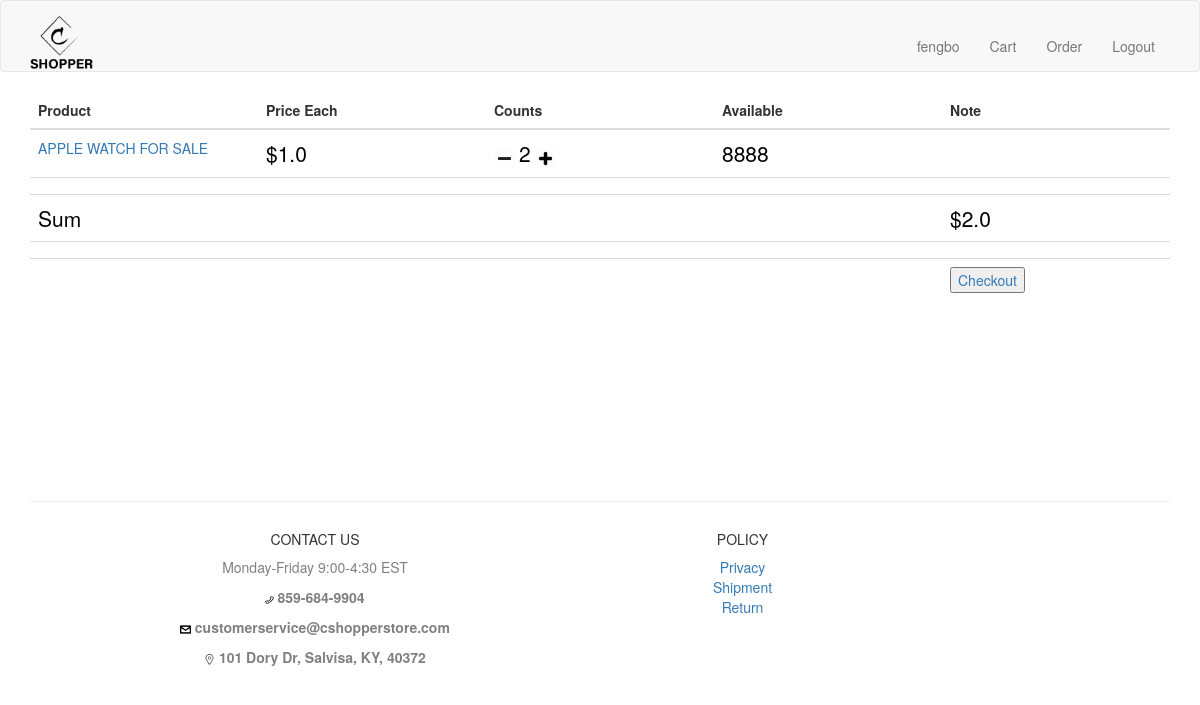
Page /showmycart (signed in) on the committed database.
### __init__.py (models this page shows, shortened)
class User(UserMixin, db.Model):
    id = db.Column(db.Integer, primary_key=True)
    username = db.Column(db.String(64), index=True, unique=True)
    email = db.Column(db.String(120), index=True, unique=True)
    password_hash = db.Column(db.String(128))
    '''
    mycart = db.relationship(
        'Products', secondary=shopingcart,
        primaryjoin=(shopingcart.c.user_id == id),
        secondaryjoin=(shopingcart.c.prd_id == Products.id),
        backref=db.backref('buyer', lazy='dynamic'), lazy='dynamic')
    '''
    '''
    def addtocart(self, prd):
        if not self.is_in_cart(prd):
            self.mycart.append(prd)

    def remove(self, prd):
        if self.is_in_cart(prd):
            self.mycart.remove(prd)

    def is_in_cart(self, prd):
        return self.mycart.filter(
            shopingcart.c.prd_id == prd.id).count() > 0

    def all_in_my_carts(self):
        return self.mycart.order_by(Products.name.asc()).all()
    '''

class Products(db.Model):
    id = db.Column(db.Integer, primary_key=True)
    name = db.Column(db.String(50))
    price = db.Column(db.Float)
    describe = db.Column(db.String(2000))
    imgname=db.Column(db.String(60))
    count= db.Column(db.Integer)

### __init__.py (the view)
@app.route('/showmycart')
@login_required
def showmycart():
    allprds_and_id = Cart.query.filter_by(user_id=current_user.id).all()
    allprds=[]
    sumprice=0.0
    for i in allprds_and_id:
        each=[]
        prd = Products.query.filter_by(id=i.prd_id).first()
        each.append(prd.name)
        each.append(prd.price)
        each.append(i.count)
        sumprice+=float(prd.price)*int(i.count)
        each.append(prd.count)
        if (prd.count==None) or (int(i.count) > int(prd.count)):
            each.append("{} Not avaiable!".format(i.count))
        else:
            each.append(" ")
        allprds.append(each)
    '''
    allprds=[]
    for i in allprd:
        oneresult=[]
        oneresult.append(i)
        prd = Products.query.filter_by(name=i.name).first()
        if prd.count!=None:
            oneresult.append(prd.count)
        else:
            oneresult.append(0)
        allprds.append(oneresult)

    '''
    return render_template('mycart.html', product=allprds,sumprice=round(sumprice,2))

### __init__.py (called while the page is built)
@login.user_loader
def load_user(id):
    return User.query.get(int(id))

### templates/mycart.html (shortened to what this page needs)
{% extends "base.html" %}
{% import 'bootstrap/wtf.html' as wtf %}
{% block app_content %}
  <div>
        <table class="table">
          <thead>
              <tr>
                <th scope="col">Product</th>
                <th scope="col">Price Each</th>
                <th scope="col">Counts</th>
                <th scope="col">Available</th>
                <th scope="col">Note</th>
              </tr>
          </thead>
          <tbody>
          {% if product %}
              {% for any in product %}
              <tr>
                <td  width=20%>
                  <a href="{{ url_for('product', productName=any[0]) }}">{{ any[0] }}</a>
                </td>
                <td width=20%>
                  <a style="font-size:150%; color:Black;">${{ any[1] }}</a>
                </td>
                <td width=20%>
                  <a href="{{ url_for('minusone', productName=any[0]) }}"><img  width=10% src="{{url_for('static', filename='minus.png')}}"/></a>
                  <a style="font-size:150%; color:Black;">{{ any[2] }}</a>
                  <a href="{{ url_for('plusone', productName=any[0]) }}"><img  width=10% src="{{url_for('static', filename='plus.png')}}"/> </a>
                </td>
                <td width=20%>
                  <a style="font-size:150%; color:Black;">{{ any[3] }}</a>
                </td >
                <td width=20%>
                </td>
              </tr>
              {% endfor %}
        {% endif %}
        <tr>
          <td>
          </td>
          <td>
          </td>
          <td>
          </td>
          <td>
          </td>
          <td>
          </td>
        </tr>
        <tr>
          <td> <a style="font-size:150%; color:Black;">Sum</a>
          </td>
          <td>
          </td>
          <td>
          </td>
          <td>
          </td>
          <td> <a style="font-size:150%; color:Black;">${{sumprice}}</a>
          </td>
        </tr>
        <tr>
            <td>
            </td>
            <td>
            </td>
            <td>
            </td>
            <td>
            </td>
            <td>
            </td>
          </tr>
        <tr>
            <td>
            </td>
            <td>
            </td>
            <td>
            </td>
            <td>
            </td>
            <td> <a href="{{ url_for('submittransac', sum=sumprice) }}"> <button type="button" >Checkout</button> </a>
            </td>
          </tr>
        </tbody>
        </table>
   </div>
{% endblock %}

### templates/base.html (shortened to what this page needs)
{% extends 'bootstrap/base.html' %}
{% block navbar %}
    <nav class="navbar navbar-default">
        <div class="container">
            <div class="navbar-header">
                <a class="navbar-brand" href="{{ url_for('index') }}"><img width="9%" src="{{url_for('static', filename='cshopper.png')}}"/></a>
            </div>
            <div class="collapse navbar-collapse" id="bs-example-navbar-collapse-1">
                <ul class="nav navbar-nav navbar-right">
		   <br>
                    {% if current_user.is_anonymous %}
                    <li><a href="{{ url_for('login') }}">Login</a></li>
                    {% else %}
                    <li><a >{{current_user.username}}</a></li>
                      {% if current_user.username=="shaochaoqun" %}
                      <li><a href="{{ url_for('managerpage') }}">Manager</a></li>
                      {% else %}
                      <li><a href="{{ url_for('showmycart') }}">Cart</a></li>
                      <li><a href="{{ url_for('mytrans') }}">Order</a></li>
                      {% endif %}
                    <li><a href="{{ url_for('logout') }}">Logout</a></li>
                    {% endif %}
		    <br><br>
                </ul>
            </div>
        </div>
    </nav>
{% endblock %}
{% block content %}
    <div class="container">
        {% block app_content %}{% endblock %}
	<br><br><br><br>
<br><br><br><br>
	<footer class="page-footer font-small blue pt-4">
	  <div class="container-fluid text-center text-md-left">
	    <div class="row">
	      <hr class="clearfix w-100 d-md-none pb-3">
	      <div class="col-md-6 mt-md-0 mb-3">
		<h5 class="text-uppercase">Contact Us</h5>
		<p style="color:grey;">Monday-Friday 9:00-4:30 EST</p>
<p style="color:grey;"><img width="1.5%" src="{{url_for('static', filename='phone.png')}}"/><strong> 859-684-9904</strong> </p>
<p style="color:grey;"><img width="2%" src="{{url_for('static', filename='email.png')}}"/><strong> customerservice@cshopperstore.com</strong></p>
        <p style="color:grey;"><img width="2%" src="{{url_for('static', filename='map.png')}}"/><strong> 101 Dory Dr, Salvisa, KY, 40372</strong></p>
	      </div>
	      <div class="col-md-3 mb-md-0 mb-3">
		<h5 class="text-uppercase">Policy</h5>
                <ul class="list-unstyled">
                  <li>
                    <a href="{{ url_for('policy',pname='privacy') }}">Privacy</a>
                  </li>
                  <li>
                    <a href="{{ url_for('policy',pname='shipment') }}">Shipment</a>
                  </li>
                  <li>
                    <a href="{{ url_for('policy',pname='return') }}">Return</a>
                  </li>
                </ul>
	      </div>
	    </div>
	  </div>
	</footer>
    </div>
{% endblock %}

### rows in the picture
User: username "fengbo"
Products: name "APPLE WATCH FOR SALE", price "1.0", any "2", count "8888"

### other values in the picture
{{ sumprice }} "2.0"
